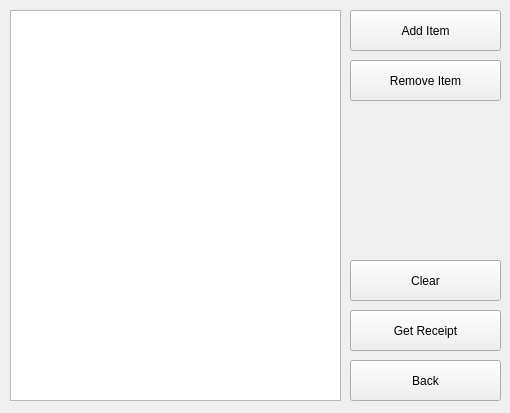
<?xml version="1.0" encoding="UTF-8"?>
<ui version="4.0">
 <class>urediporudzbinu</class>
 <widget class="QWidget" name="urediporudzbinu">
  <property name="geometry">
   <rect>
    <x>0</x>
    <y>0</y>
    <width>510</width>
    <height>413</height>
   </rect>
  </property>
  <property name="windowTitle">
   <string>Form</string>
  </property>
  <widget class="QListWidget" name="listWidget">
   <property name="geometry">
    <rect>
     <x>10</x>
     <y>10</y>
     <width>331</width>
     <height>391</height>
    </rect>
   </property>
  </widget>
  <widget class="QPushButton" name="pushButton">
   <property name="geometry">
    <rect>
     <x>350</x>
     <y>10</y>
     <width>151</width>
     <height>41</height>
    </rect>
   </property>
   <property name="text">
    <string>Add Item</string>
   </property>
  </widget>
  <widget class="QPushButton" name="pushButton_2">
   <property name="geometry">
    <rect>
     <x>350</x>
     <y>60</y>
     <width>151</width>
     <height>41</height>
    </rect>
   </property>
   <property name="text">
    <string>Remove Item</string>
   </property>
  </widget>
  <widget class="QPushButton" name="pushButton_3">
   <property name="geometry">
    <rect>
     <x>350</x>
     <y>360</y>
     <width>151</width>
     <height>41</height>
    </rect>
   </property>
   <property name="text">
    <string>Back</string>
   </property>
  </widget>
  <widget class="QPushButton" name="pushButton_4">
   <property name="geometry">
    <rect>
     <x>350</x>
     <y>310</y>
     <width>151</width>
     <height>41</height>
    </rect>
   </property>
   <property name="text">
    <string>Get Receipt</string>
   </property>
  </widget>
  <widget class="QPushButton" name="pushButton_5">
   <property name="geometry">
    <rect>
     <x>350</x>
     <y>260</y>
     <width>151</width>
     <height>41</height>
    </rect>
   </property>
   <property name="text">
    <string>Clear</string>
   </property>
  </widget>
 </widget>
 <resources/>
 <connections/>
</ui>
